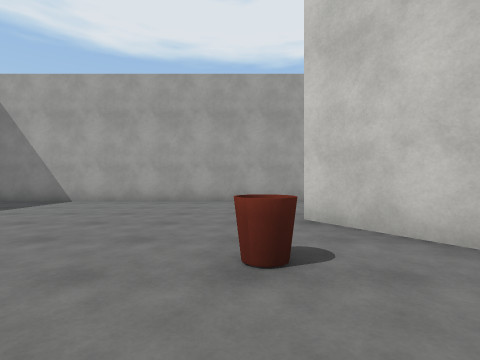
view 1 (above)

24 first-person views from a walk through a Unity game level. The camera is 1.2 m above the floor, looks level and sees 85° across. The floor is counted in squares, 2 m on a side. Each view is taken from the middle of a square. On the plan, view 1 faces up. The plan holds only what a view shows up to about 9 squares ahead; the rest is blank. The place goes on beyond the plan. The player character is not drawn. Surface patterns are stand-ins for the level's own textures.

view 2
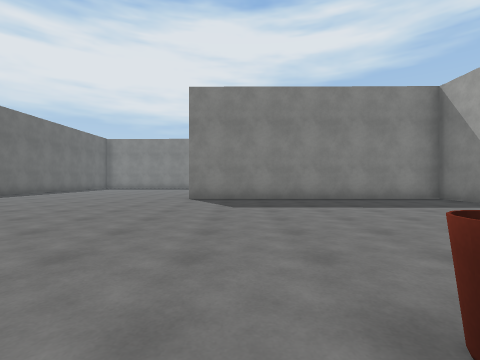

view 3
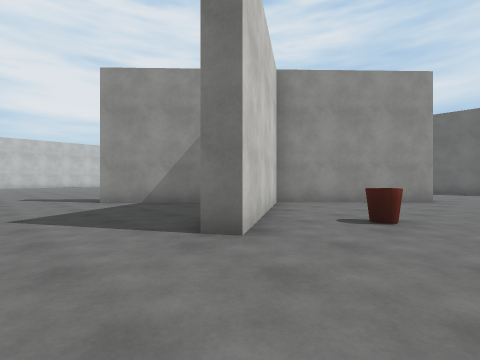

view 4
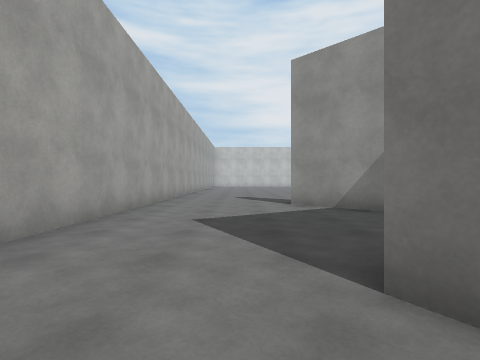

view 5
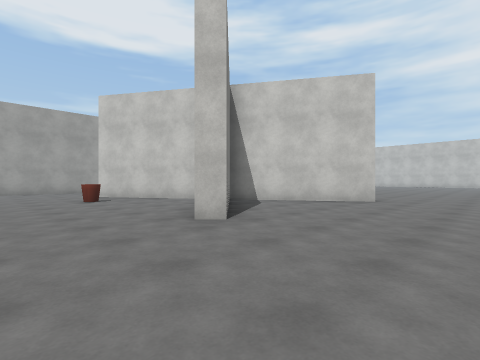

view 6
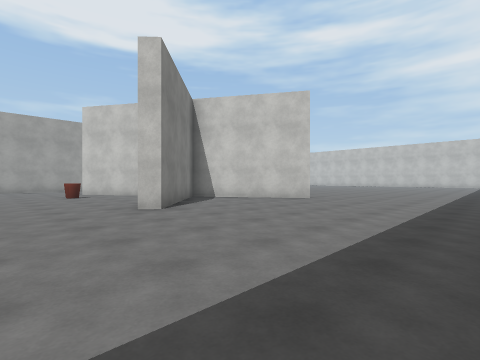

view 7
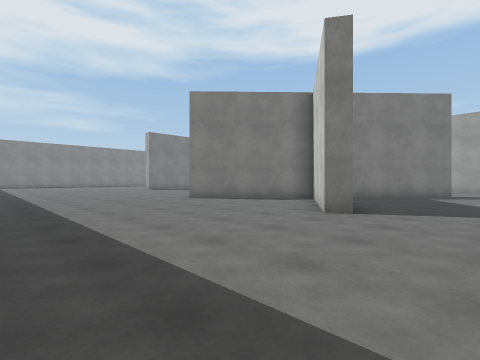

view 8
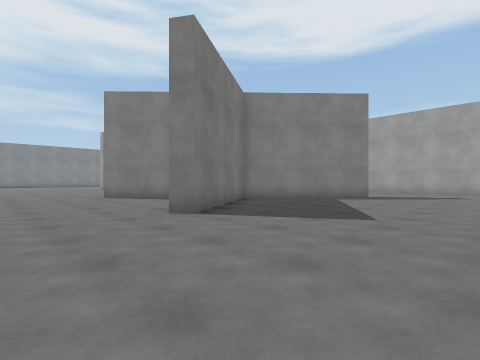

view 9
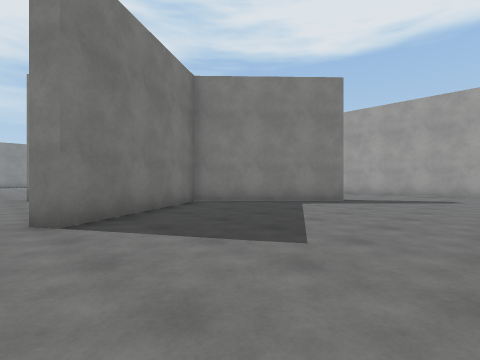

view 10
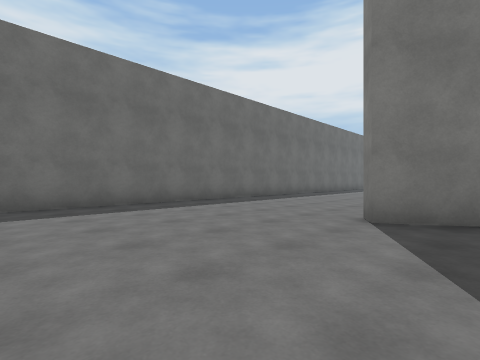

view 11
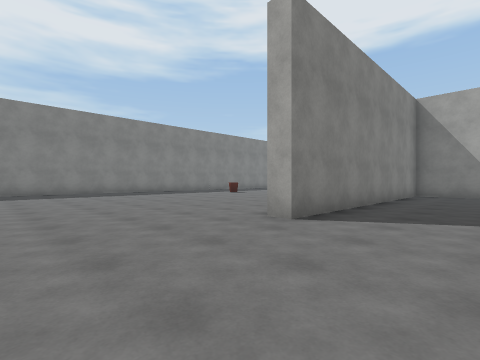

view 12
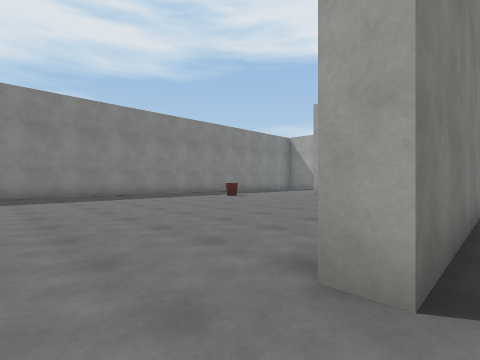

view 13
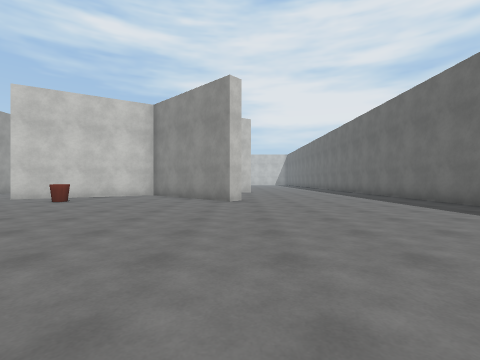

view 14
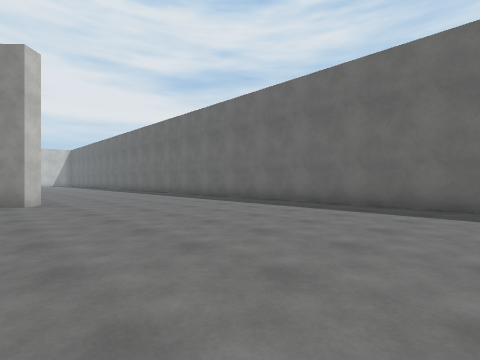

view 15
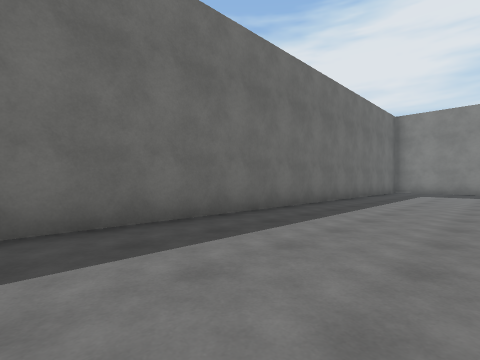

view 16
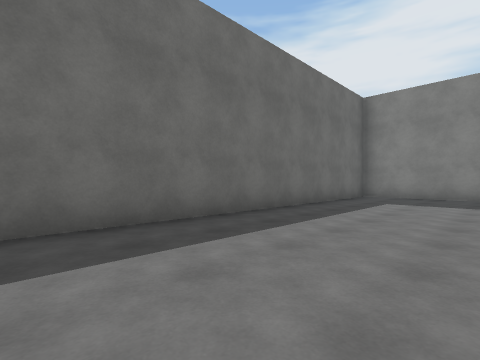

view 17
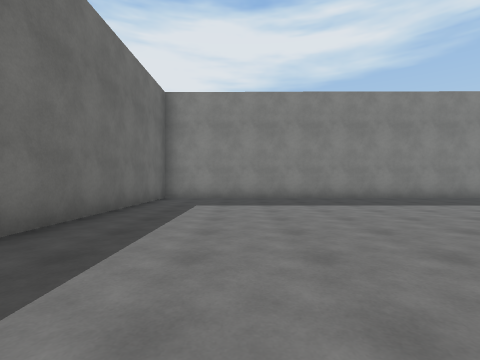

view 18
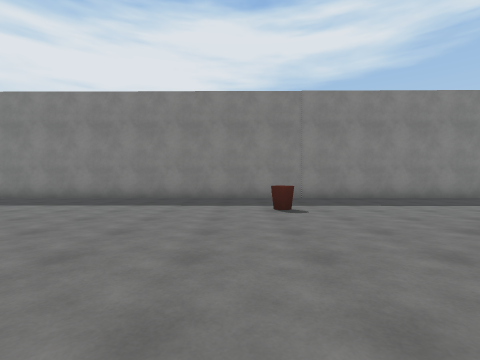

view 19
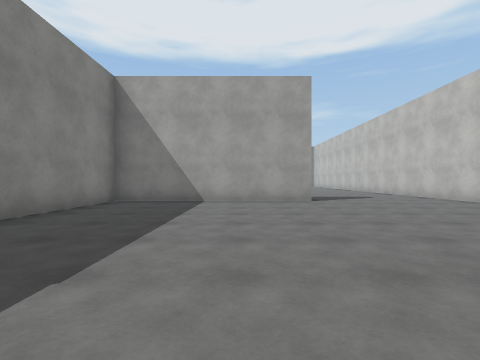

view 20
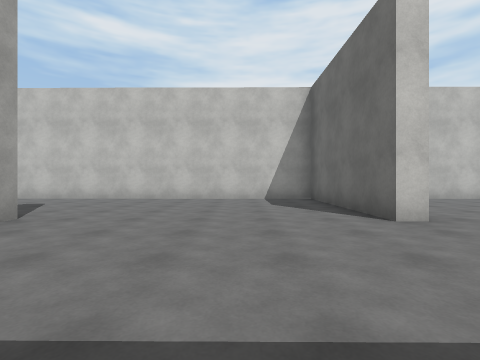

view 21
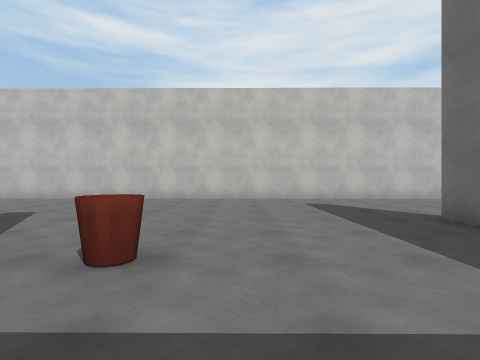

view 22
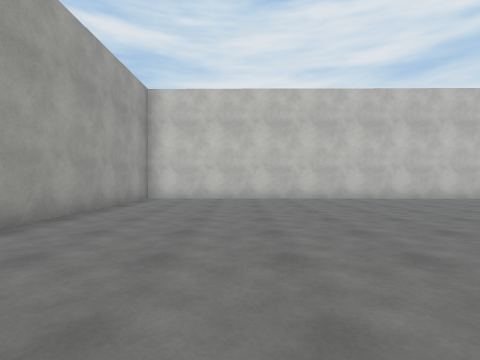

view 23
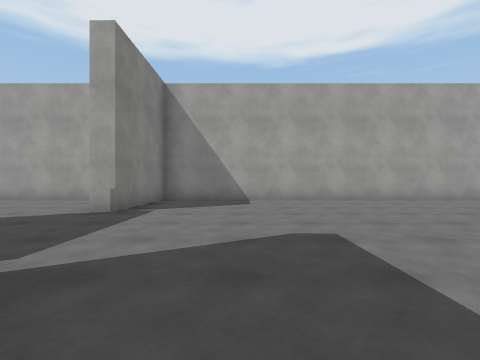

view 24
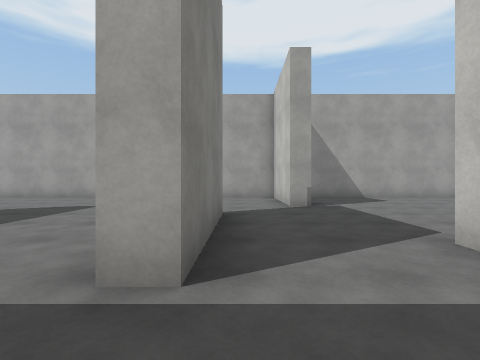

### Floor plan
Key: @ floor where view 1 was taken; # wall or solid block; . floor; B bucket.
Columns run from 25 left of view 1 to 10 right of it. Each row starts with its distance up from view 1.
 29 ###################
 28 .  ...#...........#
 27 .. ...#...........#
 26 ... ..#...........#
 25 ...  .............#
 24  ... #............#
 23   ...#............#
 22    ..#.#...  .....#
 21     ...  .   .....#
 20      .      ......#
 19            .......#
 18           .B......#
 17          .........#
 16           ........#
 15            .......#
 14        #######....#
 13        #..........#
 12        #..........#
 11        #..........#
 10        #..........#
  9        #..........#
  8        #.....######################
  7        #.......   #................
  6        #........  #................
  5        #...B..... #.................
  4        #..........#.......##........
  3        #..........#........#...#....
  2        #..........#......B.##.##....
  1        #..........#.........###.....
  0        #..........#......@..##......
 -1        #...................####.....
 -2        #..................##..##....
 -3        #..................#....#....
 -4        #............................
 -5        #............................
 -6        #............................
 -7        #............................
 -8        #............................
 -9        #############################

Positions as (right, up) in squares from view 1, and headings:
1: (0, 0), facing up
2: (1, 1), facing left
3: (-1, 6), facing down-right
4: (0, 5), facing right
5: (-2, -6), facing up-right
6: (-2, -8), facing up-right
7: (8, -8), facing up-left
8: (10, -6), facing up-left
9: (10, -4), facing up-left
10: (10, -2), facing down-left
11: (-5, -4), facing up-left
12: (-7, -2), facing up-left
13: (-7, -3), facing right
14: (-7, -2), facing down-right
15: (-4, -5), facing down-left
16: (-8, -5), facing down-left
17: (-9, -6), facing left
18: (-9, 4), facing left
19: (-14, 6), facing up
20: (-16, 10), facing right
21: (-16, 17), facing right
22: (-16, 26), facing right
23: (-16, 21), facing up
24: (-20, 20), facing up
